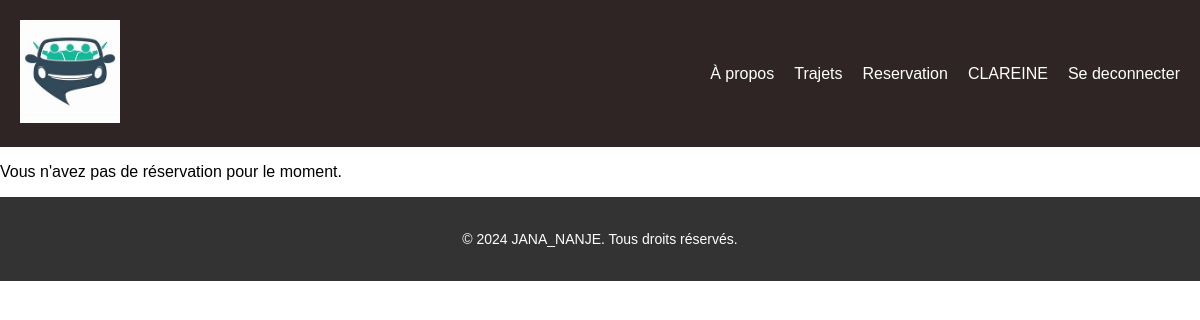
The app's page /reservation/ (signed in), older data.
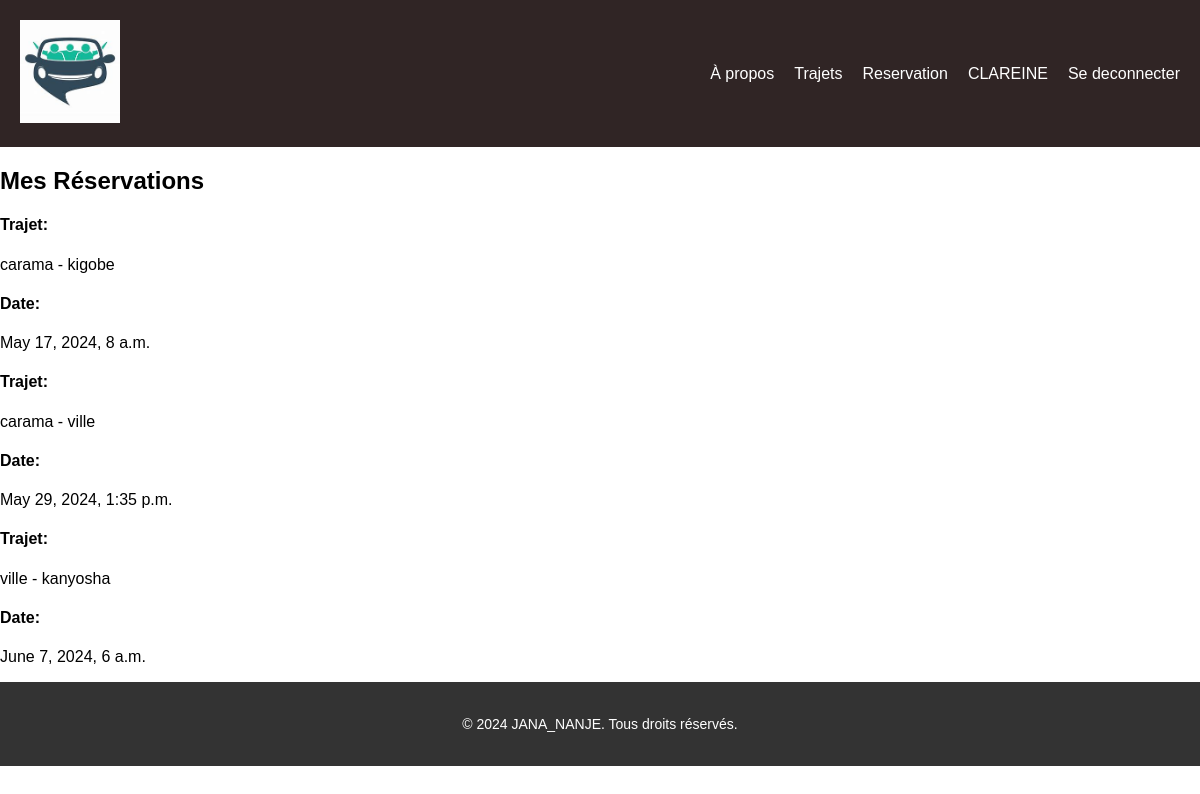
The same page, newer data.
### covoiturage/models.py (models this page shows, shortened)
class Reservation(models.Model):
    STATUT_CHOICES = (
        ('En attente', 'En attente'),
        ('Confiirme', 'Confirme'),
        ('Annule', 'Annule'),
    )
    user = models.ForeignKey(User, on_delete=models.CASCADE, null=True)
    trajet = models.ForeignKey(Trajet, on_delete=models.CASCADE)
    date = models.DateTimeField(editable=True, null=True)
    avance_payee=models.PositiveIntegerField(editable=True, null=True)
    statut= models.CharField(max_length=10, choices=STATUT_CHOICES, default='En attente')

class Trajet(models.Model):
    point_depart = models.CharField(max_length=255)
    destination = models.CharField(max_length=255)
    heure_depart = models.TimeField(editable=True)
    places_disponibles = models.IntegerField()
    date = models.DateField(editable=True, null=True)
    modele = models.CharField(max_length=35, null=True)
    plaque = models.CharField(max_length=10, null=True)
    user = models.ForeignKey(User, on_delete=models.CASCADE, null=True, editable=False)
    def __str__(self):
        return f"{self.point_depart} - {self.destination}"

### Stage/views.py (the view)
# urls.py: path('reservation/', views.reservation, name='reservation'),
@login_required(login_url='/login/')
def reservation(request):
    if request.user.is_authenticated:
        reservations = Reservation.objects.filter(user=request.user)
    else:
        reservations = []
    context = {'reservations': reservations}
    return render(request, 'reserver.html', context)

### templates/reserver.html
{% extends 'index.html' %}
{% block section %}
  {% if reservations %}
    <h2>Mes Réservations</h2>
    {% for reservation in reservations %}
      <h4>Trajet:</h4><p>{{ reservation.trajet }}</p>
      <h4>Date:</h4><p>{{ reservation.date }}</p>
    {% endfor %}
  {% else %}
    <p>Vous n'avez pas de réservation pour le moment.</p>
  {% endif %}
{% endblock section %}

### templates/index.html (shortened to what this page needs)
{% load static %}
<!DOCTYPE html>
<html>
<head>
    <link rel="stylesheet" type="text/css" href="{% static 'styles.css' %}" >
</head>
<body>
    <header>
        <nav>
            <div class="logo" >
                <img src="{% static 'logo1.jpeg' %}" alt="Covoiturage">
            </div>
            <ul class="nav-links">
                <li><a href="/">À propos</a></li>
                <li><a href='/trajet'>Trajets</a></li>
                {% if user.is_anonymous %}
                   <li><a href="/register">Creer un compte</a></li>
                   <li><a href="/login">Se connecter</a></li>
                {% else %}
                 <li><a href="/reservation">Reservation</a></li>
                 <li> {{ user.username | upper }}</li>
                 <li> <a href="/logout">Se deconnecter</a></li>
                {% endif %}
            </ul>
        </nav>
    </header>
    {% block section %}{% endblock  %}
    <footer>
        <p>&copy; 2024 JANA_NANJE. Tous droits réservés.</p>
    </footer>
</body>
</html>

### static/styles.css (style rules this page uses)
body { font-family: Arial, sans-serif; margin: 0; padding: 0; }
header { background-color: #302525; color: #fff; padding: 20px; }
nav { display: flex; justify-content: space-between; align-items: center; }
.nav-links { list-style: none; display: flex; margin: 0; padding: 0; }
.nav-links li { margin-left: 20px; }
.nav-links a { color: #fff; text-decoration: none; }
.logo img { max-width: 100px; }
footer { background-color: #333; color: #fff; padding: 20px 0; text-align: center; }
footer p { font-size: 14px; }

Row changes from the older to the newer data that the page shows:
added Reservation: trajet "carama - kigobe", date "May 17, 2024, 8 a.m."
added Reservation: trajet "carama - ville", date "May 29, 2024, 1:35 p.m."
added Reservation: trajet "ville - kanyosha", date "June 7, 2024, 6 a.m."
Text that changed along with them:
text no longer shown: "Vous n'avez pas de réservation pour le moment."
text now shown: "Mes Réservations"
